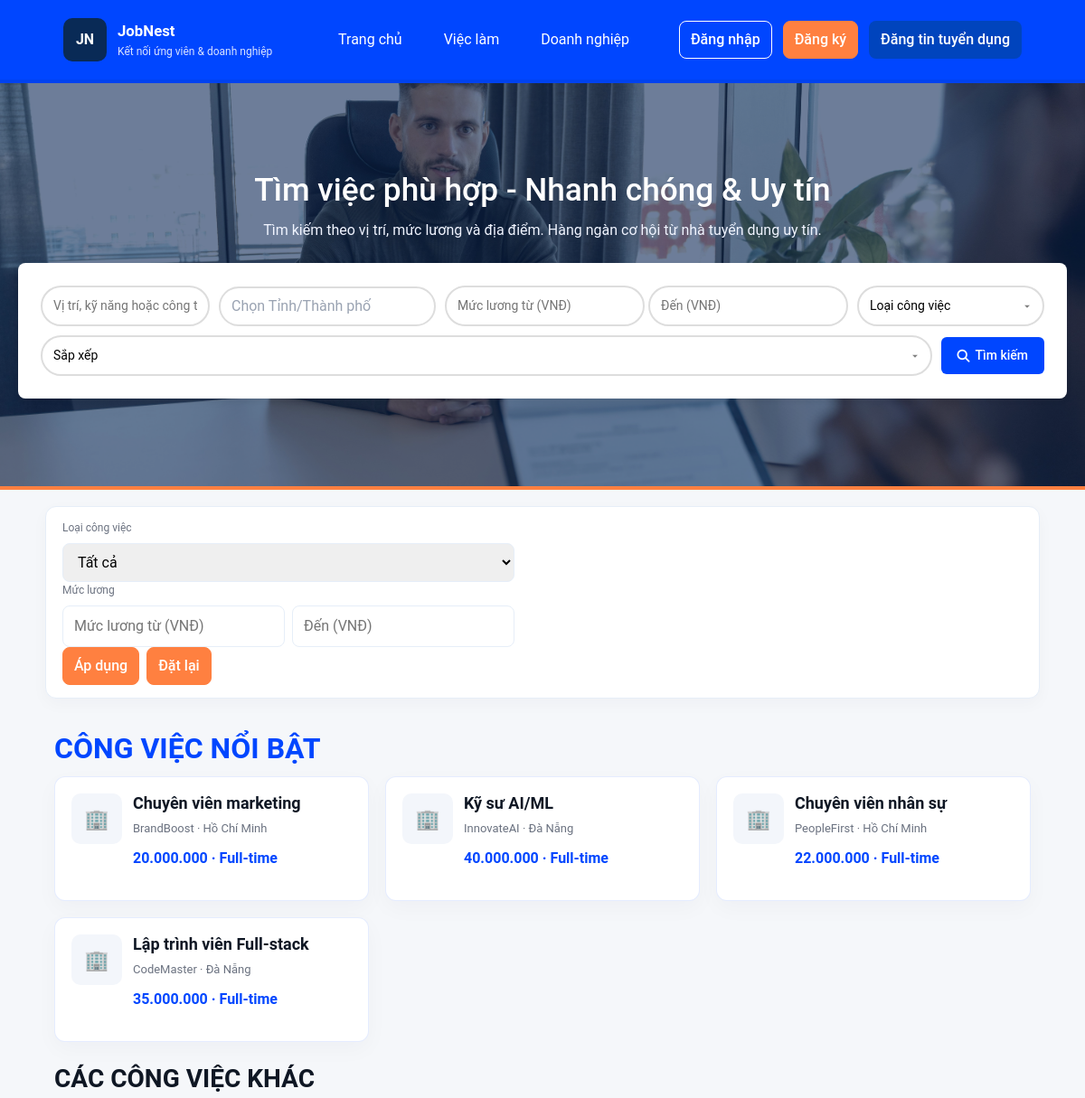
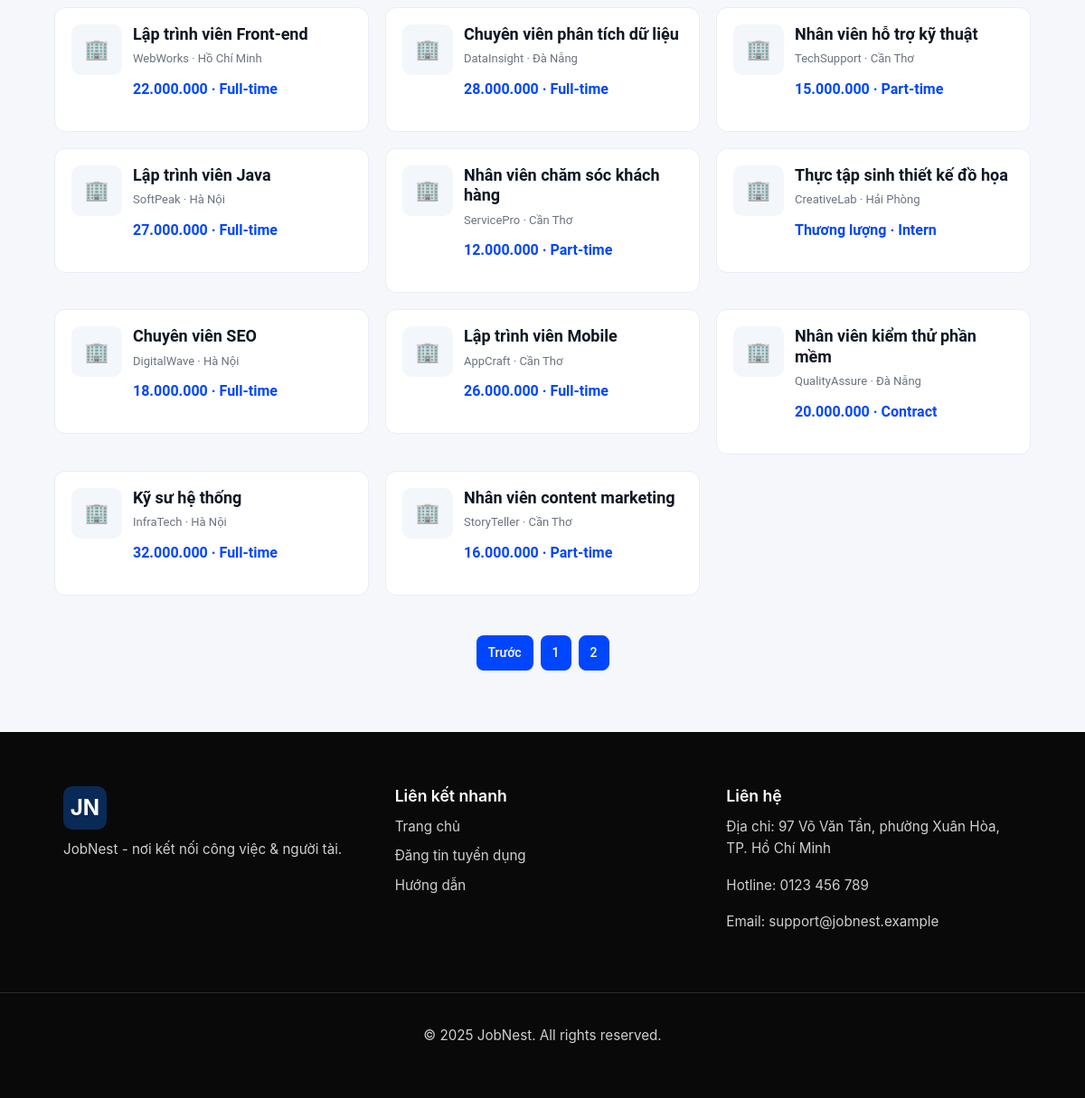
/?page=2&keyword=&location=&job_type=&sort_by=&min_salary=&max_salary=, run on the app's committed database (2 pictures, top to bottom).
### app.py (models this page shows)
class Job(db.Model):
    id = db.Column(db.Integer, primary_key=True)
    title = db.Column(db.String(200), nullable=False)
    company = db.Column(db.String(200), nullable=False)
    location = db.Column(db.String(200), nullable=False)
    description = db.Column(db.Text, nullable=False)
    salary = db.Column(db.Integer, nullable=True)
    job_type = db.Column(db.String(50), nullable=True)
    featured = db.Column(db.Boolean, default=False)

### app.py (the view)
@app.route('/')
def index():
    page = request.args.get('page', 1, type=int)
    per_page = 15
    keyword = request.args.get("keyword", "")
    location_raw = request.args.get("location", "")
    job_type = request.args.get("job_type", "")
    sort_by = request.args.get("sort_by", "")
    min_salary_raw = request.args.get("min_salary", "")
    max_salary_raw = request.args.get("max_salary", "")
    min_salary = parse_int_from_str(min_salary_raw)
    max_salary = parse_int_from_str(max_salary_raw)
    jobs_query = Job.query
    jobs = jobs_query.all()
    filtered_jobs = filter_jobs(
        jobs,
        keyword=keyword,
        location=location_raw,
        min_salary=min_salary,
        max_salary=max_salary,
        job_type=job_type,
        sort_by=sort_by
    )
    total_jobs = len(filtered_jobs)
    total_pages = (total_jobs + per_page - 1) // per_page  # Tính tổng số trang
    start = (page - 1) * per_page
    end = start + per_page
    paginated_jobs = filtered_jobs[start:end]
    hot_jobs = [j for j in paginated_jobs if getattr(j, "featured", False)]
    other_jobs = [j for j in paginated_jobs if not getattr(j, "featured", False)]
    search_params = {
        "keyword": keyword,
        "location": location_raw,
        "job_type": job_type,
        "sort_by": sort_by,
        "min_salary": min_salary_raw,
        "max_salary": max_salary_raw
    }
    return render_template(
        'index.html',
        hot_jobs=hot_jobs,
        other_jobs=other_jobs,
        search=search_params,
        jobs=jobs,
        user=current_user,
        page=page,
        total_pages=total_pages  # Đảm bảo truyền total_pages
    )

### app.py (called while the page is built, shortened)
def parse_int_from_str(s):
    if not s:
        return None
    if isinstance(s, int):
        return s

def get_job_salary(job):
    raw = getattr(job, "salary", None)
    return parse_int_from_str(raw)

def format_salary_for_template(value):
    if value is None or value == "":
        return "Thương lượng"
    try:
        num = int(value)
        return "{:,}".format(num).replace(",", ".")
    except Exception:
        return str(value)

### templates/index.html (shortened to what this page needs)
{% extends "layout.html" %}
{% block content %}
<section class="hero">
  <div class="container hero-inner">
    <div class="upper-hero">
      <h1>Tìm việc phù hợp - Nhanh chóng & Uy tín</h1>
      <p>Tìm kiếm theo vị trí, mức lương và địa điểm. Hàng ngàn cơ hội từ nhà tuyển dụng uy tín.</p>
      <form id="main-search" class="search-bar" action="{{ url_for('index') }}" method="get" role="search">
        <input type="text" name="keyword" placeholder="Vị trí, kỹ năng hoặc công ty" value="{{ search.keyword }}">
        <div class="location-select">
          <div id="location-input" class="location-input" role="button" tabindex="0">
            <span class="location-placeholder">Chọn Tỉnh/Thành phố</span>
          </div>
        </div>
        <div class="salary-row">
          <input type="text" id="min_salary" name="min_salary" placeholder="Mức lương từ (VNĐ)" value="{{ search.min_salary }}">
          <input type="text" id="max_salary" name="max_salary" placeholder="Đến (VNĐ)" value="{{ search.max_salary }}">
        </div>
        <select name="job_type">
          <option value="">Loại công việc</option>
        </select>
        <select name="sort_by">
          <option value="">Sắp xếp</option>
        </select>
        <button type="submit" class="btn search-btn">
          <i class="fa-sharp fa-solid fa-magnifying-glass"></i>
          Tìm kiếm
        </button>
      </form>
    </div>
  </div>
</section>
<div class="filters-bar container">
  <form id="quick-filters" action="{{ url_for('index') }}" method="get" role="search">
    <div class="filter-group">
      <label>Loại công việc</label>
      <select name="job_type" id="flt_job_type">
        <option value="">Tất cả</option>
      </select>
    </div>
    <div class="filter-group">
      <label>Mức lương</label>
      <div class="salary-row">
        <input type="text" id="flt_min" name="min_salary" placeholder="Mức lương từ (VNĐ)" value="{{ search.min_salary }}">
        <input type="text" id="flt_max" name="max_salary" placeholder="Đến (VNĐ)" value="{{ search.max_salary }}">
      </div>
    </div>
    <div class="filter-actions">
      <button type="submit" class="btn primary">Áp dụng</button>
      <button type="button" id="reset-filters" class="btn primary">Đặt lại</button>
    </div>
  </form>
</div>
<section class="jobs container">
  <div class="jobs-grid">
    <div class="job-list">
      <h2>Công việc nổi bật</h2>
      <div class="job-grid">
        {% for job in hot_jobs %}
          <a class="job-card-link" href="{{ url_for('job_detail', id=job.id) }}">
            <article class="job-card featured" aria-labelledby="title-{{ job.id }}">
              <div class="logo">🏢</div>
              <div class="job-info">
                <h3 id="title-{{ job.id }}">{{ job.title }}</h3>
                <p class="muted">{{ job.company }} · {{ job.location }}</p>
                <p class="salary">{{ job.salary | fmt_salary }} · {{ job.job_type or '-' }}</p>
              </div>
            </article>
          </a>
        {% else %}
          <p>Không có công việc nổi bật phù hợp.</p>
        {% endfor %}
      </div>
      <h3 style="margin-top:24px">Các công việc khác</h3>
      <div class="job-grid">
        {% for job in other_jobs %}
          <a class="job-card-link" href="{{ url_for('job_detail', id=job.id) }}">
            <article class="job-card" aria-labelledby="title-{{ job.id }}">
              <div class="logo">🏢</div>
              <div class="job-info">
                <h4>{{ job.title }}</h4>
                <p class="muted">{{ job.company }} · {{ job.location }}</p>
                <p class="salary">{{ job.salary | fmt_salary }} · {{ job.job_type or '-' }}</p>
              </div>
            </article>
          </a>
        {% else %}
          <p>Không có công việc nào.</p>
        {% endfor %}
      </div>
      {% if total_pages > 1 %}
        <nav class="pagination container" aria-label="Pagination">
          <ul>
            {% if page > 1 %}
              <li>
                <a href="{{ url_for('index', page=page-1, **search) }}" class="btn secondary">Trước</a>
              </li>
            {% endif %}
            {% for p in range(1, total_pages + 1) %}
              <li>
                <a href="{{ url_for('index', page=p, **search) }}"
                   class="btn {% if p == page %}primary{% else %}secondary{% endif %}">
                  {{ p }}
                </a>
              </li>
            {% endfor %}
          </ul>
        </nav>
      {% endif %}
    </div>
  </div>
</section>
{% endblock %}

### data on the page
Job: title "Chuyên viên marketing", company "BrandBoost", location "Hồ Chí Minh", salary|fmt_salary "20.000.000", job_type "Full-time"
Job: title "Kỹ sư AI/ML", company "InnovateAI", location "Đà Nẵng", salary|fmt_salary "40.000.000", job_type "Full-time"
Job: title "Chuyên viên nhân sự", company "PeopleFirst", location "Hồ Chí Minh", salary|fmt_salary "22.000.000", job_type "Full-time"
Job: title "Lập trình viên Full-stack", company "CodeMaster", location "Đà Nẵng", salary|fmt_salary "35.000.000", job_type "Full-time"
Job: title "Lập trình viên Front-end", company "WebWorks", location "Hồ Chí Minh", salary|fmt_salary "22.000.000", job_type "Full-time"
Job: title "Chuyên viên phân tích dữ liệu", company "DataInsight", location "Đà Nẵng", salary|fmt_salary "28.000.000", job_type "Full-time"
Job: title "Nhân viên hỗ trợ kỹ thuật", company "TechSupport", location "Cần Thơ", salary|fmt_salary "15.000.000", job_type "Part-time"
Job: title "Lập trình viên Java", company "SoftPeak", location "Hà Nội", salary|fmt_salary "27.000.000", job_type "Full-time"
Job: title "Nhân viên chăm sóc khách hàng", company "ServicePro", location "Cần Thơ", salary|fmt_salary "12.000.000", job_type "Part-time"
Job: title "Thực tập sinh thiết kế đồ họa", company "CreativeLab", location "Hải Phòng", salary|fmt_salary "Thương lượng", job_type "Intern"
Job: title "Chuyên viên SEO", company "DigitalWave", location "Hà Nội", salary|fmt_salary "18.000.000", job_type "Full-time"
Job: title "Lập trình viên Mobile", company "AppCraft", location "Cần Thơ", salary|fmt_salary "26.000.000", job_type "Full-time"
Job: title "Nhân viên kiểm thử phần mềm", company "QualityAssure", location "Đà Nẵng", salary|fmt_salary "20.000.000", job_type "Contract"
Job: title "Kỹ sư hệ thống", company "InfraTech", location "Hà Nội", salary|fmt_salary "32.000.000", job_type "Full-time"
Job: title "Nhân viên content marketing", company "StoryTeller", location "Cần Thơ", salary|fmt_salary "16.000.000", job_type "Part-time"

### other printed values
{{ p }} "1" "2"
